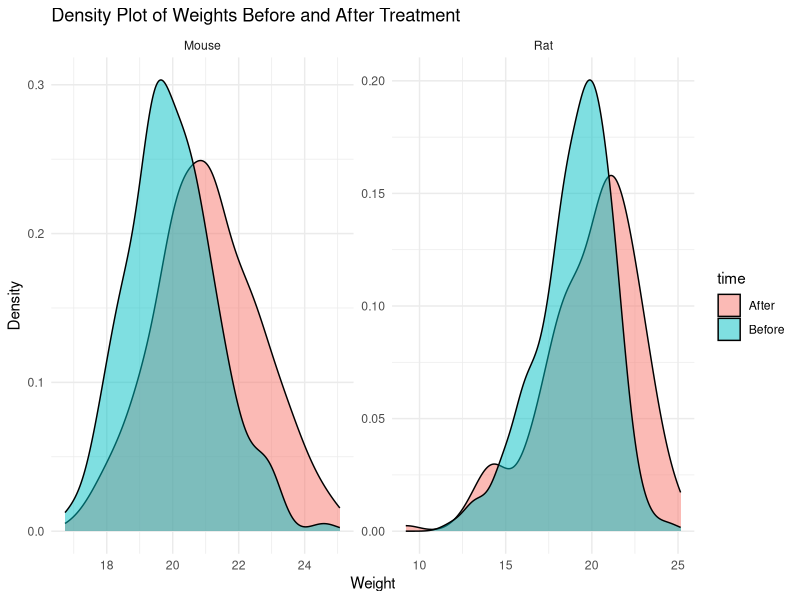
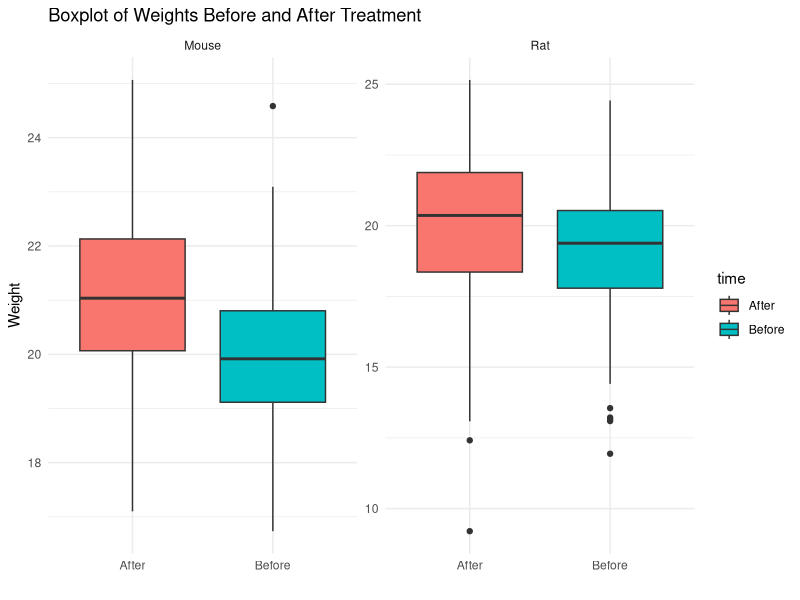
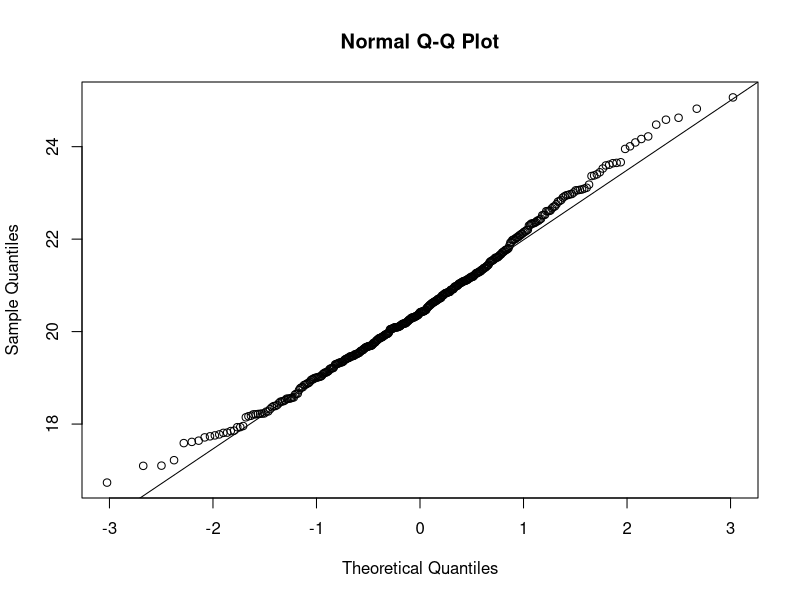
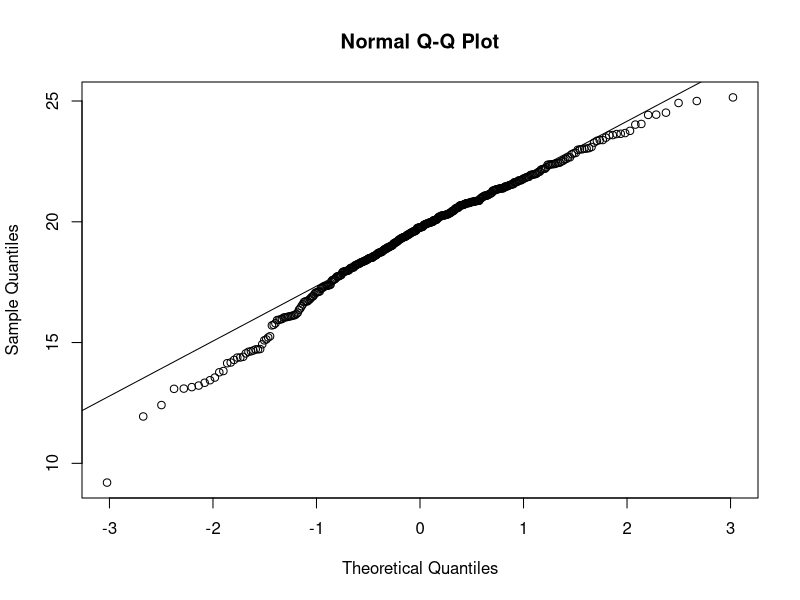
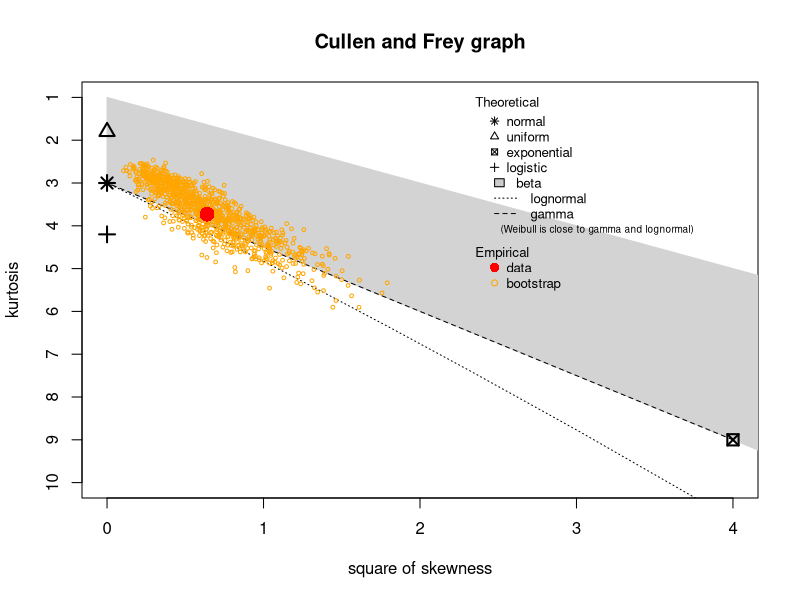
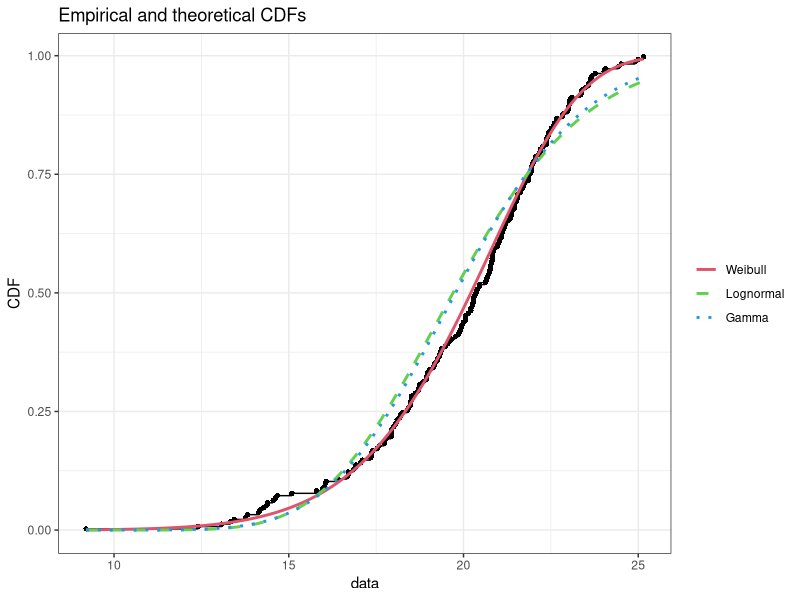
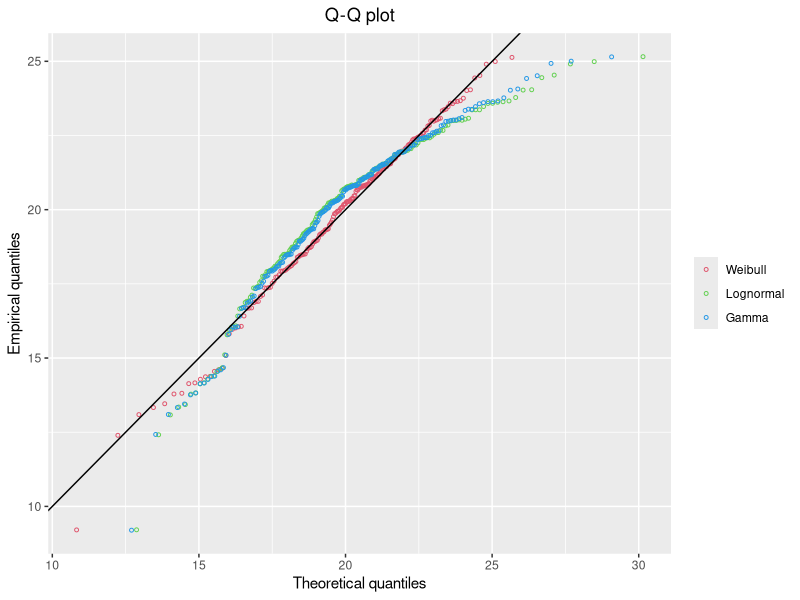
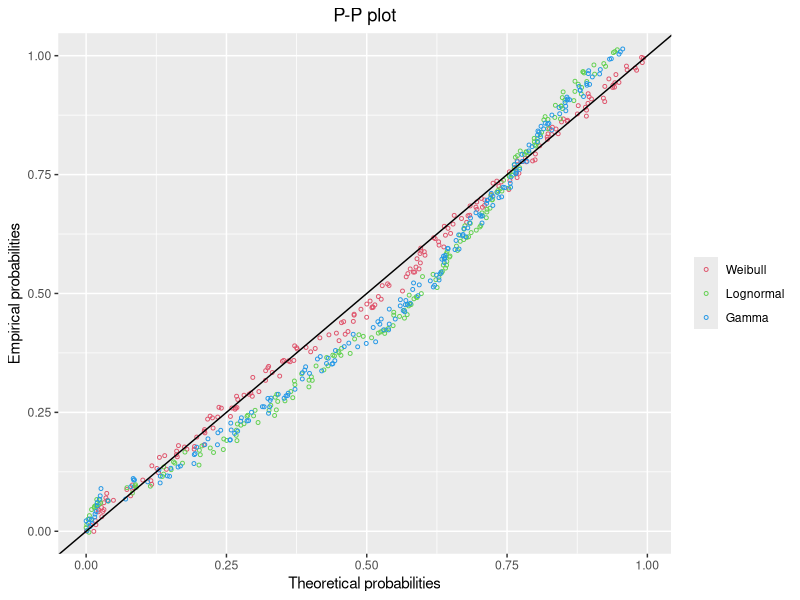

The R source for these figures, in order:


set.seed(123) # Ensure reproducibility
# Generate mouse weights before treatment
mouse_weights_before <- rnorm(n = 200, mean = 20, sd = sqrt(2))
# Generate mouse weights after treatment
mouse_weights_after <- rnorm(n = 200, mean = 21, sd = sqrt(2.5))

set.seed(123) # Ensure reproducibility
# Generate rat weights before treatment
rat_weights_before <- rweibull(n = 200, shape = 10, scale = 20)
# Generate rat weights after treatment
rat_weights_after <- rweibull(n = 200, shape = 9, scale = 21)

# Install and load ggplot2
if(!require(ggplot2)) install.packages("ggplot2")
library(ggplot2)

# Prepare data for plotting
library(dplyr)
mouse_data <- data.frame(weight = c(mouse_weights_before, mouse_weights_after),
                         time = factor(rep(c("Before", "After"), each = 200)),
                         species = "Mouse")
rat_data <- data.frame(weight = c(rat_weights_before, rat_weights_after),
                       time = factor(rep(c("Before", "After"), each = 200)),
                       species = "Rat")
combined_data <- rbind(mouse_data, rat_data)

# Density plots
ggplot(combined_data, aes(x = weight, fill = time)) +
  geom_density(alpha = 0.5) +
  facet_wrap(~species, scales = "free") +
  theme_minimal() +
  labs(title = "Density Plot of Weights Before and After Treatment", x = "Weight", y = "Density")

# Boxplots
ggplot(combined_data, aes(x = time, y = weight, fill = time)) +
  geom_boxplot() +
  facet_wrap(~species, scales = "free") +
  theme_minimal() +
  labs(title = "Boxplot of Weights Before and After Treatment", x = "", y = "Weight")
















# Assuming the 'mouse_weights_before', 'mouse_weights_after', 
# 'rat_weights_before', and 'rat_weights_after' are available from Task 1

# Combine the 'before' and 'after' treatment weights for mice and rats
combined_mice_weights <- c(mouse_weights_before, mouse_weights_after)
combined_rats_weights <- c(rat_weights_before, rat_weights_after)

# QQ plot for mice
qqnorm(combined_mice_weights)
qqline(combined_mice_weights)

# QQ plot for rats
qqnorm(combined_rats_weights)
qqline(combined_rats_weights)

# Shapiro-Wilk normality test for mice
shapiro_test_mice <- shapiro.test(combined_mice_weights)

# Shapiro-Wilk normality test for rats
shapiro_test_rats <- shapiro.test(combined_rats_weights)

# Output the results of the Shapiro-Wilk test
print(shapiro_test_mice)













# Paired t-test for mice
t_test_mice <- t.test(mouse_weights_before, mouse_weights_after, paired = TRUE)
# Output the results of the paired t-test
print(t_test_mice)


# Wilcoxon signed-rank test for rats
wilcox_test_rats <- wilcox.test(rat_weights_before, rat_weights_after, paired = TRUE)
# Output the results of the Wilcoxon signed-rank test
print(wilcox_test_rats)















install.packages("fitdistrplus")
library(fitdistrplus)

# Fit Weibull distribution
fit_weibull <- fitdist(rat_weights_after, "weibull")
# Fit lognormal distribution
fit_lognormal <- fitdist(rat_weights_after, "lnorm")
# Fit Gamma distribution
fit_gamma <- fitdist(rat_weights_after, "gamma")

# Compare the models
fit_models <- list(fit_weibull, fit_lognormal, fit_gamma)
descdist(rat_weights_after, boot = 1000)
cdfcomp(fit_models, legendtext = c("Weibull", "Lognormal", "Gamma"), plotstyle = "ggplot")
qqcomp(fit_models, legendtext = c("Weibull", "Lognormal", "Gamma"), plotstyle = "ggplot")
ppcomp(fit_models, legendtext = c("Weibull", "Lognormal", "Gamma"), plotstyle = "ggplot")
